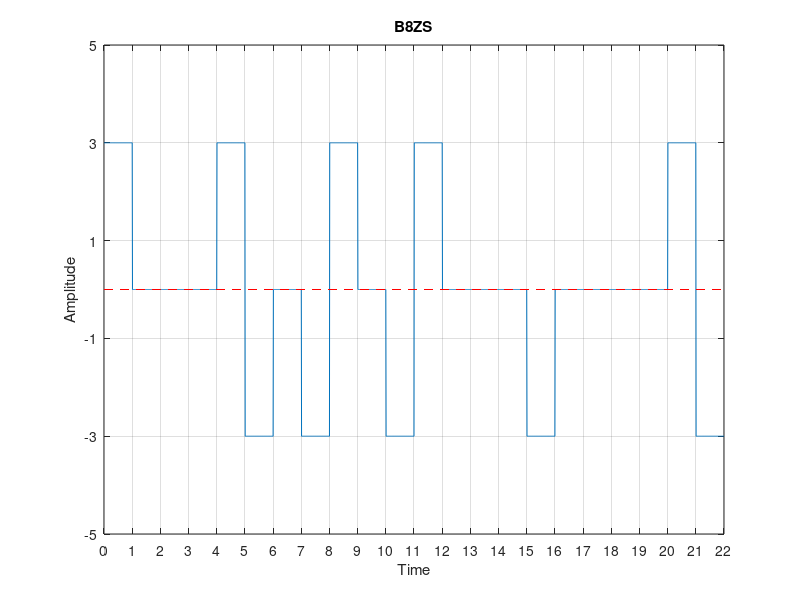

Source code (MATLAB):
clear all;close all;clc;

bits = [1 0 0 0 0 0 0 0 0 0 1 1 0 0 0 1 0 0 0 0 1 1];
voltage = 3;

zero_cnt = 0;
prv_nonzero_voltage = -voltage;
for i = 1 : length(bits)
    if bits(i) == 0
        zero_cnt = zero_cnt + 1;
    else
        modulated(i) = -prv_nonzero_voltage;
        prv_nonzero_voltage = -prv_nonzero_voltage;
        zero_cnt = 0;
    endif
    if zero_cnt == 8
        modulated(i-4) = prv_nonzero_voltage;
        modulated(i-3) = -prv_nonzero_voltage;
        modulated(i-1) = -prv_nonzero_voltage;
        modulated(i) = prv_nonzero_voltage;
        zero_cnt = 0;
    endif
endfor

bit_duration = 1;
fs = 100;
Total_time = length(bits) * bit_duration;   # time needed to send whole data
time = 0: 1/fs: Total_time;

idx = 1;
for i = 1 : length(time)
    signal(i) = modulated(idx);
    if time(i) / bit_duration >= idx
        idx = idx + 1;
    endif
endfor

# ploting
plot(time, signal);
xticks([0: bit_duration: Total_time]);
yticks([-voltage-2: 2: voltage+2]);
ylim([-voltage-2, voltage+2]);
xlim([0, Total_time]);
grid on;
title("B8ZS");
xlabel("Time");
ylabel("Amplitude");
line ([0, Total_time], [0 0], "linestyle", "--", "color", "r");





%Demodulation
idx = 1;
prv_nonzero_voltage = -voltage;
for i = 1 : length(time)
    if time(i)/bit_duration >= idx
        data = signal(i);

        if data == 0
            demodulated(idx) = 0;
        elseif (data == prv_nonzero_voltage)
            demodulated(idx) = 0;
            demodulated(idx+1) = 0;
            demodulated(idx+3) = 0;
            demodulated(idx+4) = 0;

            idx = idx + 4;
        else
            demodulated(idx) = 1;
            prv_nonzero_voltage = -prv_nonzero_voltage;
        endif
        idx = idx + 1;
    endif
endfor

disp("Orginal bits:");
disp(bits);

disp("Demodulation:");
disp(demodulated);

